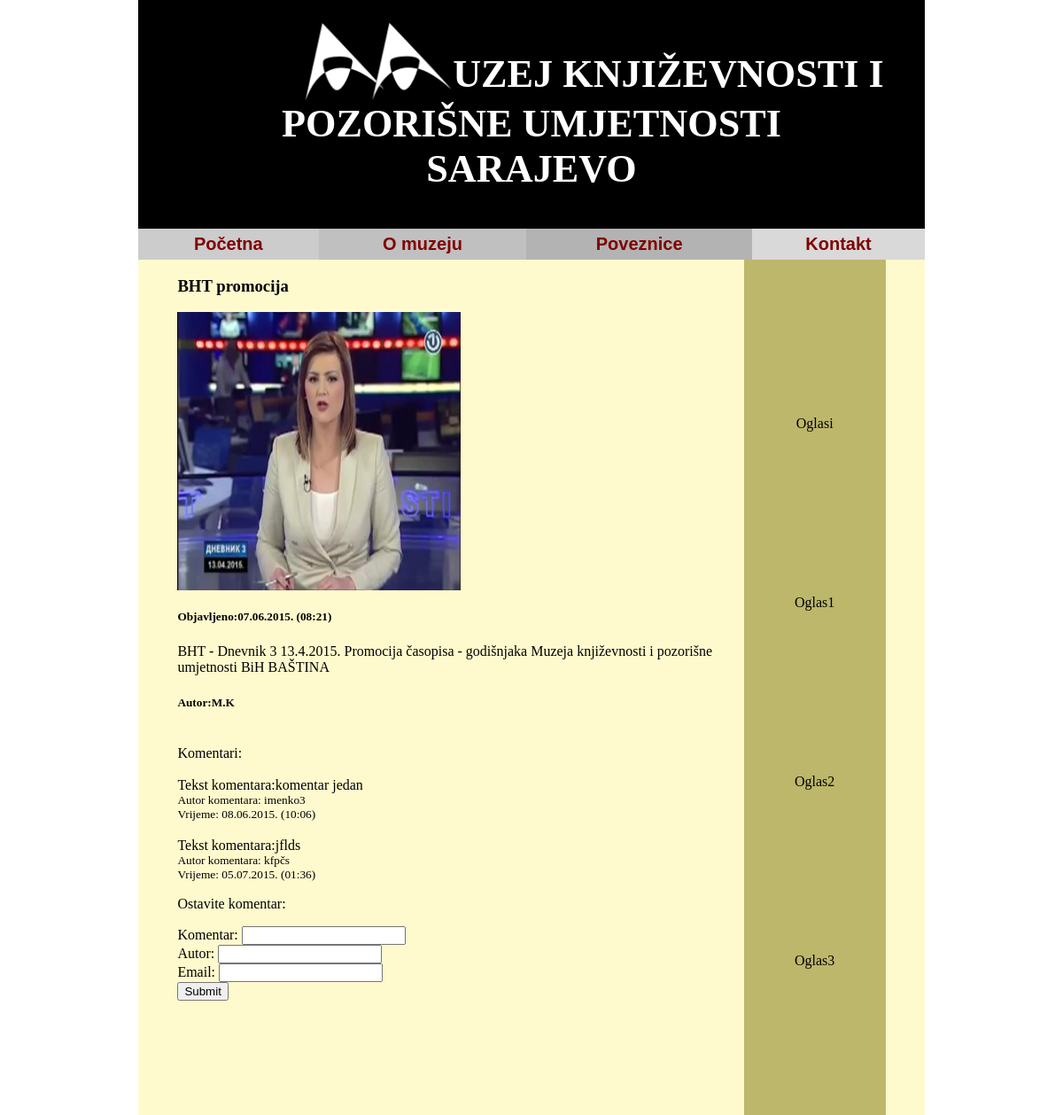
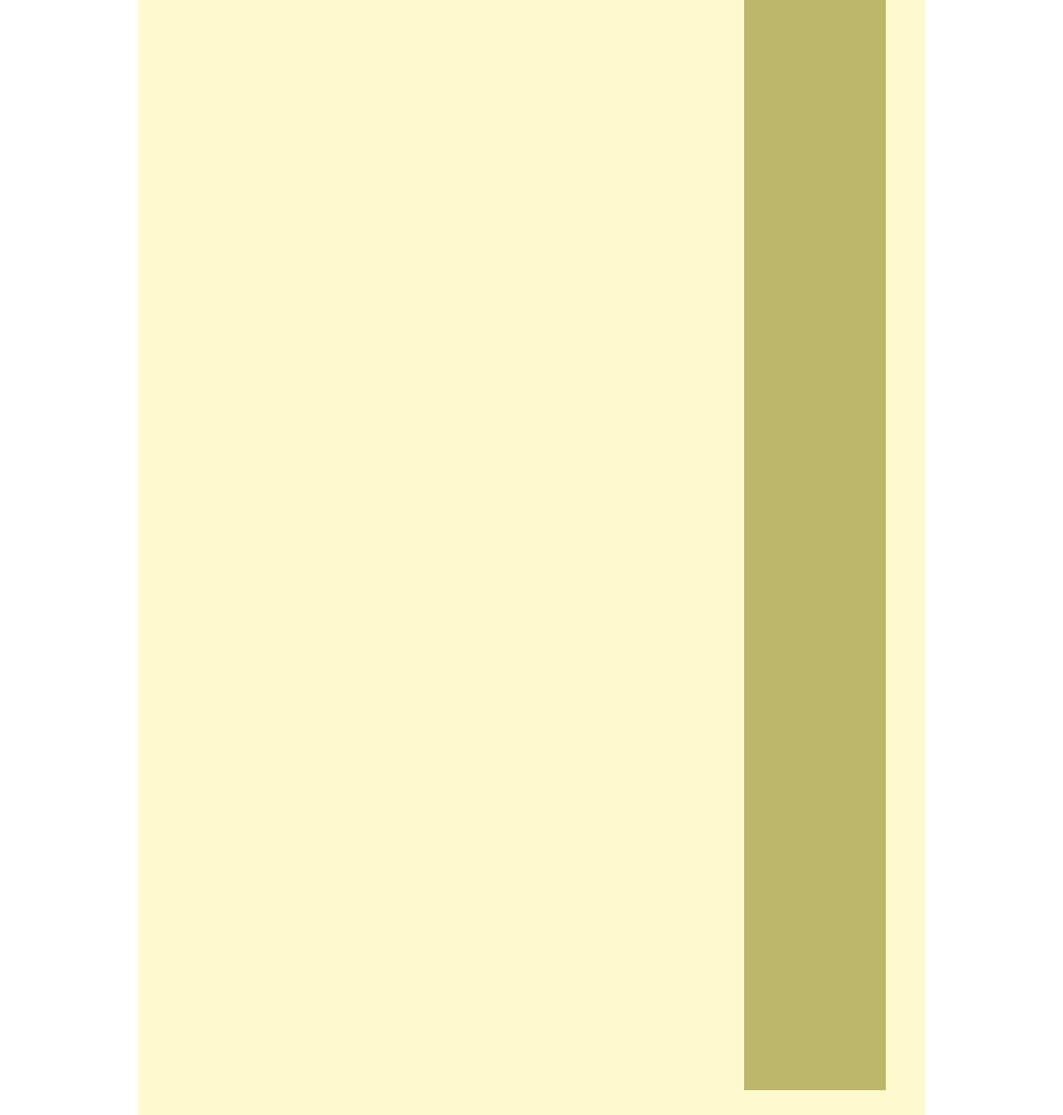
Screenshot of /Vijest.php?idV=3 with the database file from the repository (2 pictures, top to bottom).
### tables this page shows
CREATE TABLE IF NOT EXISTS `vijest` (
  `id` int(11) NOT NULL AUTO_INCREMENT,
  `naslov` varchar(100) NOT NULL,
  `tekst` text NOT NULL,
  `autor` varchar(20) NOT NULL,
  `vrijeme` timestamp NOT NULL DEFAULT CURRENT_TIMESTAMP ON UPDATE CURRENT_TIMESTAMP,
  `slika` varchar(100) NOT NULL,
  PRIMARY KEY (`id`)
);

CREATE TABLE IF NOT EXISTS `komentari` (
  `id` int(11) NOT NULL AUTO_INCREMENT,
  `vijest` int(11) NOT NULL,
  `tekst` text NOT NULL,
  `autor` varchar(20) NOT NULL,
  `vrijeme` timestamp NOT NULL DEFAULT CURRENT_TIMESTAMP ON UPDATE CURRENT_TIMESTAMP,
  `email` varchar(50) NOT NULL,
  PRIMARY KEY (`id`),
  KEY `vijest` (`vijest`)
);

### Vijest.php (the view, shortened to what this page needs)
<!DOCTYPE HTML PUBLIC "-//W3C//DTD HTML 4.01 Transitional//EN">
<HTML>
<HEAD>
    <link rel="stylesheet" type="text/css" href='stil.php'>
</HEAD>
<body>
<div id="okvir">
    <div id="zaglavlje">
        <img src="Logo2.png" alt="Logo">
        <p id='p1'> UZEJ KNJIŽEVNOSTI I </p>
        <p id = 'p2'> POZORIŠNE UMJETNOSTI <br> SARAJEVO</p>
    </div>
    <table id='meni'>
        <tr>
            <td id="cell1" onmouseover='showMenu()'> <a href="Pocetna.html">Početna</a> </td>
            <td id="cell2"> <a href="Omuzeju.html">O muzeju</a> </td>
            <td id="cell3"> <a href="Poveznice.html">Poveznice</a> </td>
            <td id="cell4"> <a href="Kontakt.html">Kontakt</a> </td>
        </tr>
    </table>
    <div id="sadrzaj">
        <div id="oglasi">
            <table>
                <tr> <td> Oglasi </td></tr>
                <tr> <td> Oglas1 </td></tr>
                <tr> <td> Oglas2 </td></tr>
                <tr> <td> Oglas3 </td></tr>
            </table>
        </div>
        <?php
        $izabranaVijest=$_GET["idV"];
        $veza = new PDO("mysql:dbname=muzej;host=localhost;charset=utf8", "muzejuser", "sifra");
        $veza->exec("set names utf8");
        $rezultat = $veza->query("select id, naslov, tekst, UNIX_TIMESTAMP(vrijeme) vrijeme2, autor, slika from vijest where id=".$izabranaVijest);
        while ($v = $rezultat->fetch(PDO::FETCH_ASSOC)){
            print "<h3>" .$v['naslov']. "</h3>";
            print '<img src="'.$v['slika'].'" width="40%" height="40%"/>';
            print "<h5>". "Objavljeno:" .date("d.m.Y. (h:i)", $v['vrijeme2']). "</h5>";
            print  "<p>" . $v['tekst']. "</p>";
            print "<h5>". "Autor:".$v['autor']. "</h5>";
            $komentar = $veza->query("select id, vijest, tekst, UNIX_TIMESTAMP(vrijeme) vrijeme2, autor, email from komentari");
            print "<br>Komentari: <br>";
            foreach($komentar as $k)
            {
                if ($k['vijest']==$v['id'])
                    print "<br>Tekst komentara:". $k['tekst'] ."<br> ". "<small> Autor komentara: " . $k['autor']."<br>Vrijeme: ".date("d.m.Y. (h:i)", $k['vrijeme2']). "</small>". "<br>";
            }
        }
        $kom="";
        $autor="";
        ?>
        <p> Ostavite komentar:
        <form method="POST" action="<?php echo $_SERVER['PHP_SELF'], '?idV=' .$izabranaVijest ?>">
            Komentar: <input type="text" name="kom" value="<?php echo $kom;?>"><br>
            Autor: <input type="text" name="autor" value="<?php echo $autor;?>"><br>
            Email: <input type="text"  name="email" value="<?php echo $autor;?>"><br>
            <input type="submit" value="Submit"><br>
        </form>
        </p>
    </div>
</div>
</body>
</html>

### rows the page displays
vijest: naslov "BHT promocija", slika (picture), vrijeme2 "07.06.2015. (08:21)", tekst "BHT - Dnevnik 3 13.4.2015. Promocija časopisa - godišnjaka Muzeja književnosti i pozorišne umjetnosti BiH BAŠTINA", autor "M.K"
komentari: tekst "komentar jedan", autor "imenko3", vrijeme2 "08.06.2015. (10:06)"
komentari: tekst "jflds", autor "kfpčs", vrijeme2 "05.07.2015. (01:36)"
